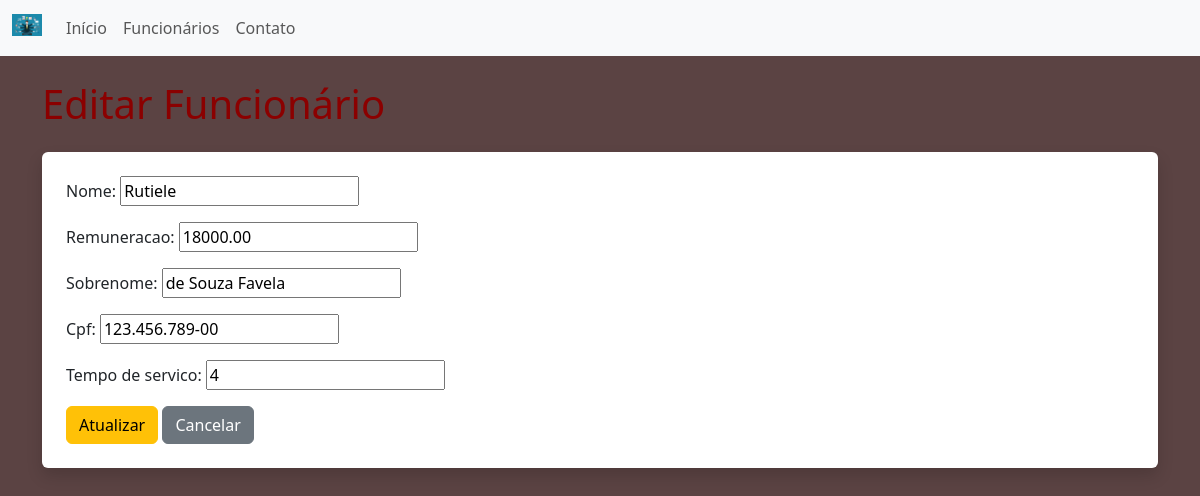
Page /website/editar/23/ on the committed database.
### funcionarios/models.py (models this page shows, shortened)
class Funcionarios(models.Model):
    nome = models.CharField(
        max_length=255,
        null = False,
        blank = False
    )
    sobrenome = models.CharField(
        max_length=255,
        null = False,
        blank = False
    )
    cpf = models.CharField(
        max_length=14,
        null = False,
        blank = False
    )
    tempo_de_servico = models.IntegerField(
        default=0,
        null=False,
        blank=False
    )
    remuneracao = models.DecimalField(
        max_digits=8,
        decimal_places=2,
        null=False,
        blank=False
    )
    objects = models.Manager()

### website/views.py (the view)
# urls.py: path('editar/<int:id>/', views.editar_funcionario, name='editar'),
def editar_funcionario(request, id):
    funcionario = get_object_or_404(Funcionarios, id=id)
    if request.method == 'POST':
        form = FuncionarioForm(request.POST, instance=funcionario)
        if form.is_valid():
            form.save()
            return redirect('website:listar')  # nome da rota que lista funcionários
    else:
        form = FuncionarioForm(instance=funcionario)
    return render(request, 'website/editarfuncionario.html', {'form': form})

### website/forms.py
class FuncionarioForm(forms.ModelForm):
    class Meta:
        model = Funcionarios
        fields = ['nome', 'remuneracao', 'sobrenome', 'cpf', 'tempo_de_servico']

### website/templates/website/editarfuncionario.html (shortened to what this page needs)
{% extends 'website/base.html' %}
{% block content %}
<h1 class="mb-4">Editar Funcionário</h1>
<form method="POST" class="shadow p-4 bg-white rounded">
    {{ form.as_p }}
    <button type="submit" class="btn btn-warning">Atualizar</button>
    <a href="{% url 'website:listar' %}" class="btn btn-secondary">Cancelar</a>
</form>
{% endblock %}

### website/static/website/css/style.css (style rules this page uses)
body { background-color: rgb(91, 67, 67); }
h1 { color: darkred; }

### rows in the picture
Funcionarios: nome "Rutiele", remuneracao "18000.00", sobrenome "de Souza Favela", cpf "123.456.789-00", tempo_de_servico "4"
